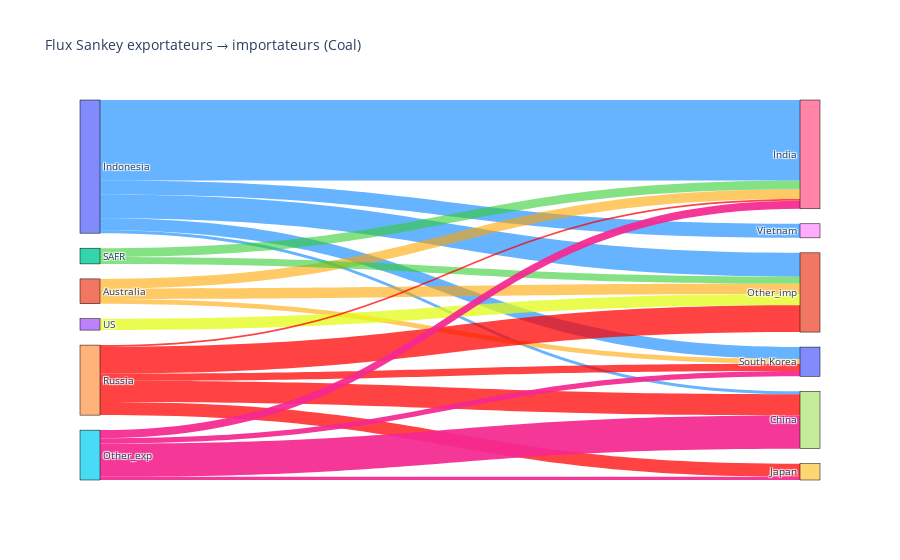

Notebook code for this chart:
### Markdown cell above
# Diagram sankey

### Code cell
import plotly.graph_objects as go






matrix_export={'Coal':pandas.DataFrame(0, index=export_countries['Coal'], columns=import_countries['Coal']) }
import_countries_coal=import_countries['Coal']



# remplissage matrice d'export
for good in matrix_export:
    for country in import_countries[good]:
        if country == 'Other_imp':
            matrix_export[good].at[export_countries[good][0], country] = day_df_export[good][0].sum()-matrix_export[good].loc[export_countries[good][0]].iloc[:-1].sum()
        else:
            matrix_export[good].at[export_countries[good][0], country] = day_df_export[good][0][country] if country in day_df_export[good][0].index else 0
    for country in import_countries[good]:
        if country == 'Other_imp':
            matrix_export[good].at[export_countries[good][1], country] = day_df_export[good][1].sum()-matrix_export[good].loc[export_countries[good][1]].iloc[:-1].sum()
        else:
            matrix_export[good].at[export_countries[good][1], country] = day_df_export[good][1][country] if country in day_df_export[good][1].index else 0
    for country in import_countries_coal:
        if country == 'Other_imp':
            matrix_export[good].at[export_countries[good][2], country] = day_df_export[good][2].sum()-matrix_export[good].loc[export_countries[good][2]].iloc[:-1].sum()
        else:
            matrix_export[good].at[export_countries[good][2], country] = day_df_export[good][2][country] if country in day_df_export[good][2].index else 0
    for country in import_countries_coal:
        if country == 'Other_imp':
            matrix_export[good].at[export_countries[good][3], country] = day_df_export[good][3].sum()-matrix_export[good].loc[export_countries[good][3]].iloc[:-1].sum()
        else:
            matrix_export[good].at[export_countries[good][3], country] = day_df_export[good][3][country] if country in day_df_export[good][3].index else 0
    for country in import_countries_coal:
        if country == 'Other_imp':
            matrix_export[good].at[export_countries[good][4], country] = day_df_export[good][4].sum()-matrix_export[good].loc[export_countries[good][4]].iloc[:-1].sum()
        else:
            matrix_export[good].at[export_countries[good][4], country] = day_df_export[good][4][country] if country in day_df_export[good][4].index else 0
            
    matrix_export[good].at['Other_exp', import_countries[good][0]]= day_df_import[good][0].sum()-matrix_export[good][import_countries[good][0]].iloc[:-1].sum()
    matrix_export[good].at['Other_exp', import_countries[good][1]]= day_df_import[good][1].sum()-matrix_export[good][import_countries[good][1]].iloc[:-1].sum()
    matrix_export[good].at['Other_exp', import_countries[good][2]]= day_df_import[good][2].sum()-matrix_export[good][import_countries[good][2]].iloc[:-1].sum()
    matrix_export[good].at['Other_exp', import_countries[good][3]]= day_df_import[good][3].sum()-matrix_export[good][import_countries[good][3]].iloc[:-1].sum()
    matrix_export[good].at['Other_exp', import_countries[good][4]]= day_df_import[good][4].sum()-matrix_export[good][import_countries[good][4]].iloc[:-1].sum()






print(matrix_export['Coal'])
#print('\n')


import plotly.graph_objects as go

# diagramme sankey pour la matrice reduite
fig={
        'Coal': ''       
    }
# Étape 1 : construire les listes source, target, value
sources_2 = []
targets_2 = []
values_2 = []
colors_2 =[]
for good in matrix_export:
    # Couleurs par source
    source_colors_2 = {
        export_countries[good][0]: 'rgba(0, 128, 255, 0.6)',         # bleu
        export_countries[good][1]: 'rgba(255, 165, 0, 0.6)',    # orange
        export_countries[good][2]: 'rgba(50, 205, 50, 0.6)',         # vert
        export_countries[good][3]: 'rgba(229, 251, 21, 0.74)',           # jaune
        export_countries[good][4]: 'rgba(255, 2, 0, 0.74)',
        'Other_exp': 'rgba(245, 40, 145, 0.93)'# rouge# rouge
    }
    source_labels_2 = list(matrix_export[good].index)
    target_labels_2 = list(matrix_export[good].columns)
    all_labels_2 = source_labels_2 + target_labels_2
    # dictionnaire pour retrouver les indices pour le diagramme sankey
    label_indices_2 = {label: i for i, label in enumerate(all_labels_2)}
    for source in source_labels_2:
        for target in target_labels_2:
            value = matrix_export[good].loc[source, target]
            if value > 0:
                sources_2.append(label_indices_2[source])
                targets_2.append(label_indices_2[target])
                values_2.append(value)
                colors_2.append(source_colors_2[source])
    # Étape 2 : créer le diagramme
    fig[good] = go.Figure(data=[go.Sankey(
        node=dict(
            pad=15,
            thickness=20,
            line=dict(color="black", width=0.5),
            label=all_labels_2
        ),
        link=dict(
            source=sources_2,
            target=targets_2,
            value=values_2,
            color=colors_2
        )
    )])
    fig[good].update_layout(title_text=f"Flux Sankey exportateurs → importateurs ({good})", font_size=10)
    fig[good].show()
    sources_2 = []
    targets_2 = []
    values_2 = []
    colors_2 =[]

### Figure 1 — Plotly figure (JSON) as saved in the notebook; plotly's stock layout.template omitted (floating-point values rounded to 4 significant figures)
{"data": [{"link": {"color": ["rgba(0, 128, 255, 0.6)", "rgba(0, 128, 255, 0.6)", "rgba(0, 128, 255, 0.6)", "rgba(0, 128, 255, 0.6)", "rgba(0, 128, 255, 0.6)", "rgba(255, 165, 0, 0.6)", "rgba(255, 165, 0, 0.6)", "rgba(255, 165, 0, 0.6)", "rgba(50, 205, 50, 0.6)", "rgba(50, 205, 50, 0.6)", "rgba(229, 251, 21, 0.74)", "rgba(255, 2, 0, 0.74)", "rgba(255, 2, 0, 0.74)", "rgba(255, 2, 0, 0.74)", "rgba(255, 2, 0, 0.74)", "rgba(255, 2, 0, 0.74)", "rgba(245, 40, 145, 0.93)", "rgba(245, 40, 145, 0.93)", "rgba(245, 40, 145, 0.93)", "rgba(245, 40, 145, 0.93)"], "source": [0, 0, 0, 0, 0, 1, 1, 1, 2, 2, 3, 4, 4, 4, 4, 4, 5, 5, 5, 5], "target": [6, 7, 8, 10, 11, 6, 10, 11, 6, 11, 11, 6, 7, 9, 10, 11, 6, 7, 9, 10], "value": [988234, 36710, 172537, 145373, 292211, 117472, 58736, 128486, 108662, 84433, 139498, 22026, 259172, 161523, 88838, 328188, 99117, 408215, 38912, 66078]}, "node": {"label": ["Indonesia", "Australia", "SAFR", "US", "Russia", "Other_exp", "India", "China", "Vietnam", "Japan", "South Korea", "Other_imp"], "line": {"color": "black", "width": 0.5}, "pad": 15, "thickness": 20}, "type": "sankey"}], "layout": {"font": {"size": 10}, "title": {"text": "Flux Sankey exportateurs → importateurs (Coal)"}}}
